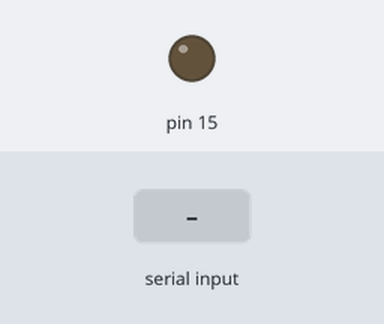
Bench run of a sketch on a simulated Arduino Uno, built with avr-gcc and run on an emulated ATmega328P. Shown: output pins drawn as LEDs (lit = HIGH). Inputs (shaded band) come from the test bench.

Above: at 1.2 s.
1.3 s: "1" received over the second serial link
At 2.5 s:
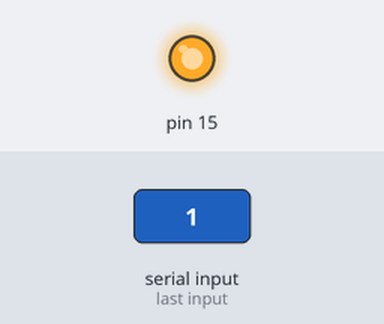
2.8 s: "2" received over the second serial link
At 3.8 s:
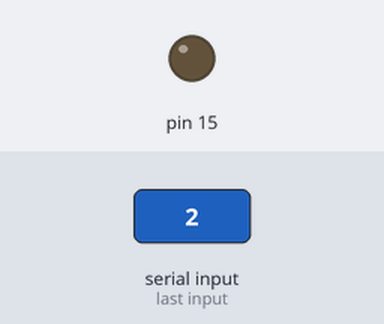
Timing chart, 0 to 5.8 s (numbered marks = the images above; inputs shaded):
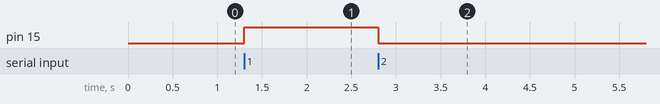

The sketch:

20200921_HomeWork_OUTPUT.ino
```cpp
#include <SoftwareSerial.h>
const int RX = 12;
const int TX = 13;
const int RELAY = 15;
char data;
SoftwareSerial swSer(RX, TX);

void setup() {
  // put your setup code here, to run once:
  Serial.begin(115200);
  swSer.begin(9600);
  pinMode(15, OUTPUT);
}

void loop() {
  // put your main code here, to run repeatedly:
  while (swSer.available()){
    data = swSer.read();
  }
  if (data == '1'){
    digitalWrite(15, HIGH);
  }
  else if (data == '2'){
    digitalWrite(15, LOW);
  }
}
```

Measured:
- after the input at 1.3 s, pin 15: LOW → HIGH at once
- after the input at 2.8 s, pin 15: HIGH → LOW at once
